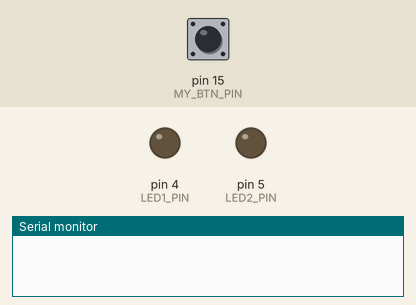
A program run on a simulated Arduino Uno, built with avr-gcc and run on an emulated ATmega328P. Parts: output pins drawn as LEDs (lit = HIGH), the last lines printed to the serial monitor. Dashed ring = blinking. The inputs (shaded band) are chosen by the test bench; at power-on: pin 15 (MY_BTN_PIN) HIGH.

Above: at 1.2 s.
1.3 s: pin 15 (MY_BTN_PIN) pulled LOW for 0.15 s
At 1.87 s:
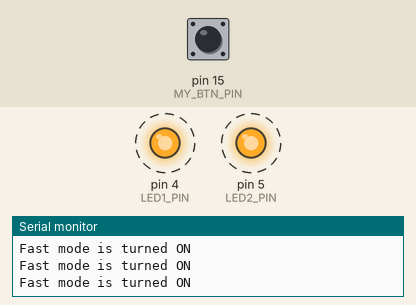
Timing chart, 0 to 10.3 s (numbered marks = the images above; inputs shaded):
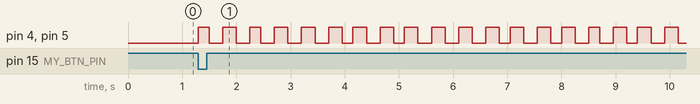

Measured:
- after the input at 1.3 s, pin 4 (LED1_PIN), pin 5 (LED2_PIN): alternates HIGH for 0.25 s and LOW for 0.25 s, starting at once

The program:

main.cpp
```cpp
#include <Arduino.h>

#define LED1_PIN 4
#define LED2_PIN 5
#define MY_BTN_PIN 15
#define BOOT_BTN_PIN 0

bool fastMode = false;
int lastBlinkTime = 0;
bool ledTurnedOn = false;

void setup() {
  Serial.begin(115200);

  pinMode(LED1_PIN, OUTPUT);
  pinMode(LED2_PIN, OUTPUT);

  pinMode(MY_BTN_PIN, INPUT_PULLUP);
  pinMode(BOOT_BTN_PIN, INPUT_PULLUP);
}

void loop() {
  int myBtnState = digitalRead(MY_BTN_PIN);
  int bootBtnState = digitalRead(BOOT_BTN_PIN);

  if (myBtnState == LOW) {
    fastMode = true;
    Serial.println("Fast mode is turned ON");
  } else if (bootBtnState == LOW) {
    fastMode = false;
    Serial.println("Fast mode is turned OFF");
  }

  int blinkDelayTime = fastMode ? 200 : 1500;
  int time = millis();

  if (time > lastBlinkTime + blinkDelayTime) {
    if (ledTurnedOn) {
      digitalWrite(LED1_PIN, LOW);
      digitalWrite(LED2_PIN, LOW);

      ledTurnedOn = false;
    } else {
      digitalWrite(LED1_PIN, HIGH);
      digitalWrite(LED2_PIN, HIGH);

      ledTurnedOn = true;
    }

    lastBlinkTime = time;
  }

  delay(50);
}
```
